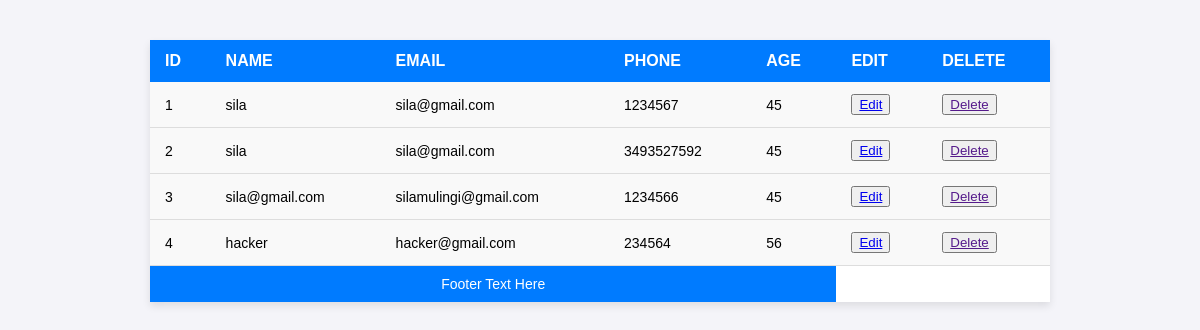
The app's page /viewdata/, older data.
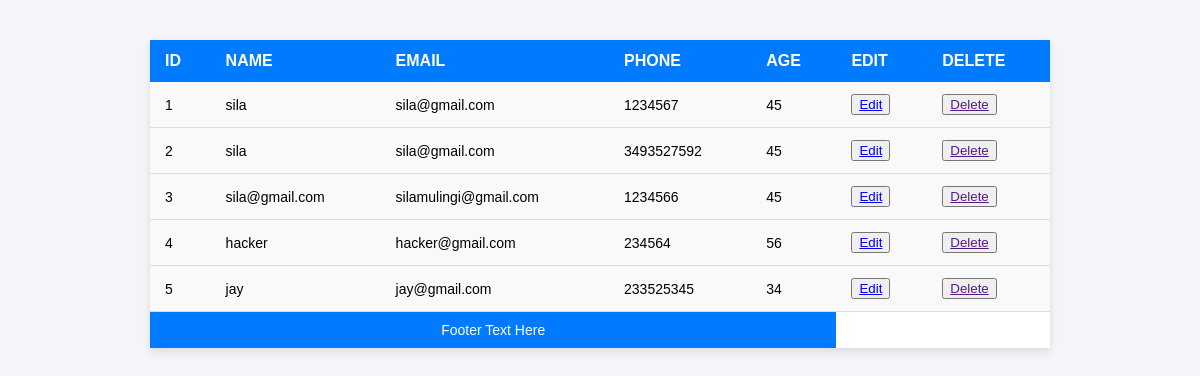
The same page, newer data.
### students/models.py (models this page shows, shortened)
class Student(models.Model):
    name = models.CharField(max_length=100)
    email = models.EmailField()
    age = models.IntegerField()
    phone = models.CharField(max_length=100)

### students/views.py (the view)
# urls.py: path('viewdata/', views.viewtable, name = "viewdata"),
def viewtable(request):
    students = Student.objects.all()
    return render(request, 'viewdata.html', {'students': students})

### students/templates/viewdata.html (shortened to what this page needs)
<!DOCTYPE html>
<html lang="en">
<head>
</head>
<body>
    <table>
        <thead>
            <tr>
                <th>Id</th>
                <th>Name</th>
                <th>Email</th>
                <th>Phone</th>
                <th>age</th>
                <th>Edit</th>
                <th>Delete</th>
            </tr>
        </thead>
        {% for student in students %}
        <tbody>
            <tr>
                <td>{{ student.id }}</td>
                <td>{{ student.name }}</td>
                <td>{{ student.email }}</td>
                <td>{{ student.phone }}</td>
                <td>{{ student.age }}</td>
                <td><button class="btn btn-warning"><a href="/edit/{{ student.id }}">Edit</a></button></td>
                <td><button class="btn btn-danger"><a href="">Delete</a></button></td>
            </tr>
        </tbody>
        {% endfor%}
        <tfoot>
            <tr>
                <td colspan="5">Footer Text Here</td>
            </tr>
        </tfoot>
    </table>
</body>
</html>

### students/templates/viewdata.html (style rules this page uses)
body { font-family: Arial, sans-serif; background-color: #f4f4f9; margin: 20px; display: flex; justify-content: center; align-items: center; }
table { border-collapse: collapse; width: 80%; max-width: 900px; margin: 20px auto; background: #ffffff; box-shadow: 0 4px 8px rgba(0, 0, 0, 0.1); }
thead { background-color: #007BFF; color: #ffffff; }
thead th { padding: 12px 15px; font-size: 16px; text-transform: uppercase; }
tbody tr { border-bottom: 1px solid #dddddd; }
tbody tr:nth-of-type(odd) { background-color: #f9f9f9; }
td, th { text-align: left; padding: 12px 15px; }
tbody td { font-size: 14px; }
tfoot td { background-color: #007BFF; color: white; text-align: center; padding: 10px; font-size: 14px; }

Row changes from the older to the newer data that the page shows:
added Student: id "5", name "jay", email "jay@gmail.com", phone "233525345", age "34"
